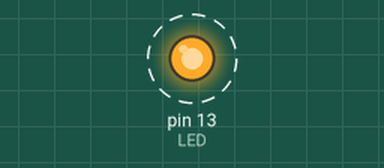
Bench run of a sketch on a simulated Arduino Uno, built with avr-gcc and run on an emulated ATmega328P. Parts: output pins drawn as LEDs (lit = HIGH). Dashed ring = blinking.

Above: at 0.5 s.
Timing chart, 0 to 4.6 s (numbered marks = the images above):
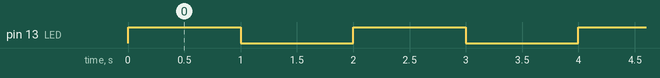

The sketch:

TestHw.ino
```cpp
// nPort: 깜박일 출력 포트; nPeriod: 깜박일 주기(단위: ms)
void blinkLed(int nPort, int nPeriod) {
  digitalWrite(nPort, HIGH); // LED on
  delay(nPeriod/2);
  digitalWrite(nPort, LOW); // LED off
  delay(nPeriod/2);
}

void setup() {  // 한번만 호출
  // put your setup code here, to run once:
  pinMode(13, OUTPUT);  // 13번에 LED 연결; 13번을 출력(OUTPUT)
}

void loop() {  // 계속 호출
  // put your main code here, to run repeatedly:
  blinkLed(13, 2000); // 13번 포트를 2000 msec동안 깜박임
} // 다 끝나면 loop() 함수 처음 부분이 다시 실행
```

Measured:
- by itself, pin 13 (LED): alternates HIGH for 1.0 s and LOW for 1.0 s
